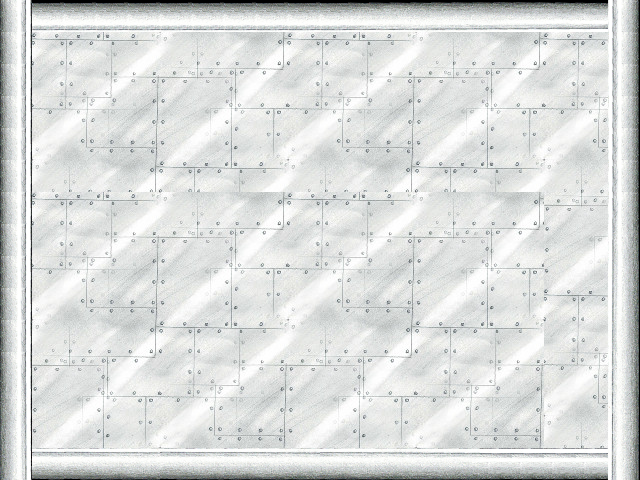

This is a level from a 2D game, rendered from its Tiled map with the project's own tilesets. A one-line summary and the map file follow, with tile-layer data summarised:
An orthogonal 20x15 tile map with 32x32 px tiles, 1 tile layer (background), 3 tilesets and 6 objects (mainPlayer, LightEntity).

<map version="1.0" orientation="orthogonal" width="20" height="15" tilewidth="32" tileheight="32">
 <tileset firstgid="1" name="Pilares2" tilewidth="32" tileheight="32">
  <image source="../img/sprite/recursos_escena/Pilares2.png" trans="ff00ff" width="434" height="434" />
 </tileset>
 <tileset firstgid="170" name="area01_level_tiles" tilewidth="32" tileheight="32">
  <image source="../img/map/area01_level_tiles.png" trans="ff00ff" width="640" height="241" />
 </tileset>
 <tileset firstgid="310" name="metal_tileado 256x256" tilewidth="32" tileheight="32">
  <image source="../img/map/metal_tileado 256x256.jpg" trans="ff00ff" width="256" height="256" />
 </tileset>
 <layer name="background" width="20" height="15">
  <data>[300 cells, 300 non-empty, 93 distinct tile ids]</data>
 </layer>
 <objectgroup name="collision" width="20" height="15">
  <object x="611" y="39" width="32" height="448" />
  <object x="2" y="35" width="32" height="448" />
  <object x="32" y="450" width="576" height="32" />
  <object x="0" y="0" width="640" height="32" />
 </objectgroup>
 <objectgroup name="mainPlayer" width="20" height="15">
  <object name="mainPlayer" x="164" y="75" width="32" height="64">
   <properties>
    <property name="image" value="player_anim" />
    <property name="spritewidth" value="64" />
   </properties>
  </object>
 </objectgroup>
 <objectgroup name="light" width="20" height="15">
  <object name="LightEntity" x="256" y="96" width="64" height="32" />
 </objectgroup>
</map>
